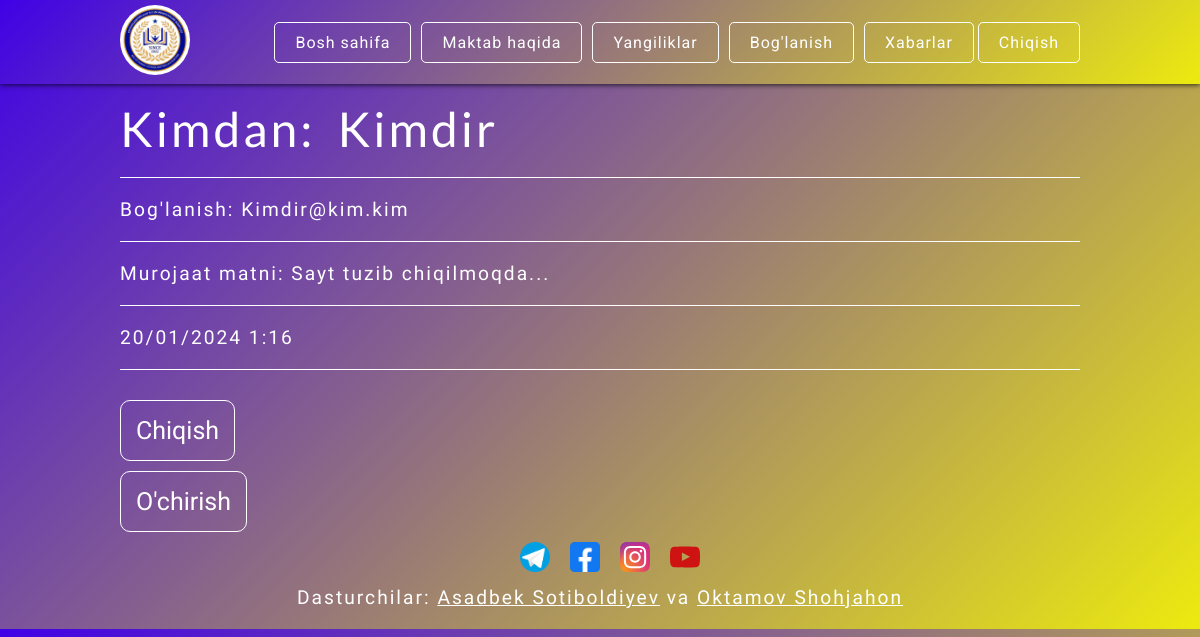
The app's page /adminpanel/message/31 (signed in) with its own data.
### adminpanel/models.py (models this page shows, shortened)
class Message(models.Model):
	name=models.CharField(max_length=250)
	phone=models.CharField(max_length=150)
	body=models.TextField()
	read=models.BooleanField(default=False)
	date=models.DateTimeField(auto_now_add=True)

### adminpanel/views.py (the view)
# urls.py: path('message/<int:message_id>',MessageView,name='MessagePage'),
def MessageView(request,message_id):
	if not request.user.is_superuser:
		return render(request,'404.html')
	message=Message.objects.filter(id=message_id)
	if message.exists():
		message=message.first()
	else:
		return render(request,'404.html')
	message.read=True
	message.save()
	if request.method=='POST':
		message.delete()
		return redirect('MessagesPage')
	return render(request,'control/MessagePage.html',{'message':message})

### templates/control/MessagePage.html (shortened to what this page needs)
{% extends "base.html" %}
{% block content %}
<div class="container" style='margin-top:100px'>
  <section class="message-section" id="message-section">
    <h1 class="title">Kimdan: {{ message.name }}</h1>
    <div class="hr"></div>
    <p class="description">Bog'lanish: {{ message.phone }}</p>
    <div class="hr"></div>
    <p class="description">
      Murojaat matni: {{ message.body }}
    </p>
    <div class="hr"></div>
    <p class="description">{{ message.date|date:"d/m/Y G:i" }}</p>
    <div class="hr"></div>
      <a class='button' href="{% url 'MessagesPage' %}">Chiqish</a>
      <form method='post'>
        <button type='submit' class='button'>O'chirish</button>
      </form>
  </section>
</div>
{% endblock content %}

### static/css/shared.css (style rules this page uses)
* { margin: 0; padding: 0; box-sizing: border-box; scroll-behavior: smooth; }
body { width: 100%; height: 100%; background: linear-gradient(315deg, #ecea0f, #3f01e6); font-family: "Roboto", sans-serif; }
.container { width: 80%; margin: 0 auto; }
.title { font-size: 3em; color: #fff; margin-bottom: 5px; font-family: "Lato", sans-serif; letter-spacing: 3px; word-spacing: 10px; font-weight: 400; }
.description { font-size: 1.2rem; font-family: "Average Sans", sans-serif; letter-spacing: 2px; color: #fff; }
.hr { margin: 20px 0px; width: 100%; height: 1px; background-color: #fff; }

### static/css/admin.css (style rules this page uses)
.message-section { margin-top: 100px; }
.button { border: 1px solid #fff; background-color: transparent; color: #fff; padding: 15px; border-radius: 10px; font-family: "Roboto", sans-serif; transition: 0.3s all ease 0s; font-size: 25px; display: inline-block; margin-top: 10px ; text-decoration: none; margin-right: 10px ; }

### records on screen
Message: name "Kimdir", phone "Kimdir@kim.kim", body "Sayt tuzib chiqilmoqda...", date "20/01/2024 1:16"
